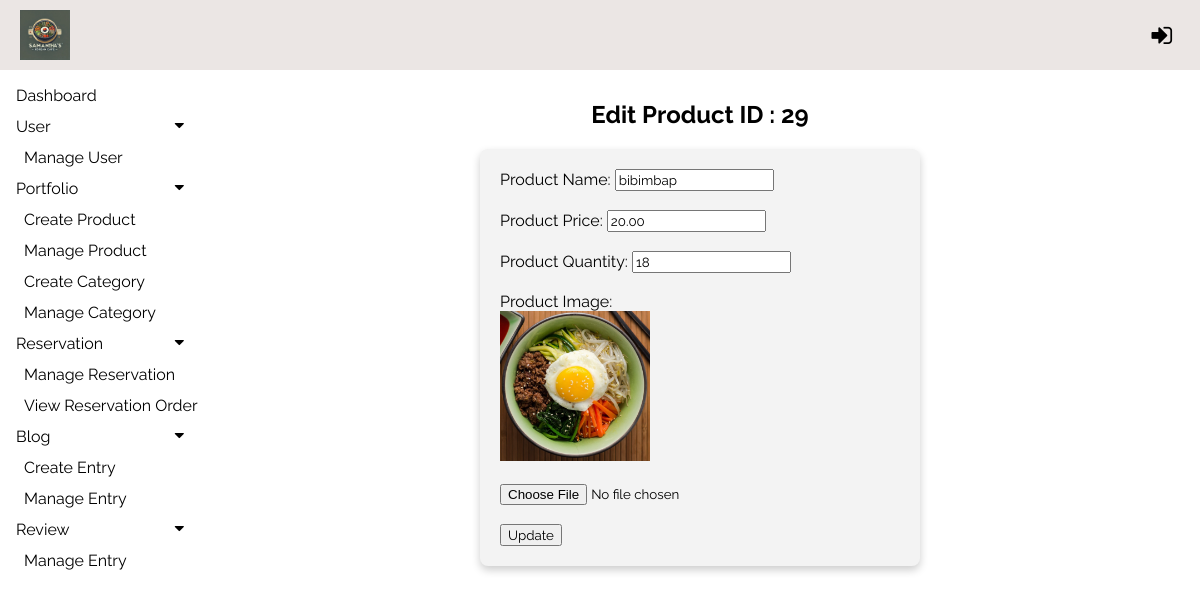
The app's page /ppms/admin/modules/product/editProduct.php?id=29 with its own data.
### tables this page shows
CREATE TABLE `product` (
  `productID` int(11) NOT NULL,
  `productName` varchar(100) NOT NULL,
  `productImg` varchar(100) NOT NULL,
  `categoryID` int(11) NOT NULL,
  `productQty` int(11) NOT NULL,
  `productPrice` decimal(8,2) NOT NULL
);

### ppms/admin/modules/product/editProduct.php (the view, shortened to what this page needs)
<?php
include("../../../config/config.php");
if (isset($_GET['id'])) {
    $productID = intval($_GET['id']);
    $sql = "SELECT * FROM product WHERE productID = ?";
    $stmt = mysqli_prepare($conn, $sql);
    mysqli_stmt_bind_param($stmt, "i", $productID);
    mysqli_stmt_execute($stmt);
    $result = mysqli_stmt_get_result($stmt);
    if ($row = mysqli_fetch_assoc($result)) {
        $productName = $row['productName'];
        $productPrice = $row['productPrice'];
        $productQty = $row['productQty'];
        $productImg = $row['productImg'];
    } else {
        echo "Product not found.";
        exit;
    }
} else {
    echo "Invalid request.";
    exit;
}
?>
<!DOCTYPE html>
<html lang="en">
<head>
    <link rel="stylesheet" href="https://cdnjs.cloudflare.com/ajax/libs/font-awesome/4.7.0/css/font-awesome.min.css">
    <link rel="stylesheet" type="text/css" href="../../css/admin.css">
</head>
<body>
<header>
    <div class="topNav">
        <img src="<?php echo ADMIN_BASE_URL; ?>/img/logo.jpeg" alt="Logo">
        <?php if (isset($_SESSION["UID"])) { ?>
            <span>Welcome, <b><?php echo $_SESSION["userName"]; ?></b></span>
            <a href="<?php echo ADMIN_BASE_URL; ?>userAuth/logout.php" class="logout-button" title="Logout">
                <i class="fa fa-sign-out" style="font-size:24px;" alt="Logout"></i>
            </a>
        <?php } else { ?>
            <a href="javascript:void(0);" onclick="openLoginPopup()" class="login-button">
                <i class="fa fa-sign-in" style="font-size:24px;" title="Login"></i>
            </a>
        <?php } ?>
    </div>
</header>
    <?php
    include '../../includes/sideNav.php';
    ?>
    <div class="main">
        <h2 style="text-align: center;">Edit Product ID : <?= $productID ?></h2>
        <div class="rowform">
            <form action="" method="POST" enctype="multipart/form-data">
                <label for="productName">Product Name:</label>
                <input type="text" id="productName" name="productName" value="<?= htmlspecialchars($productName) ?>" required><br><br>
                <label for="productPrice">Product Price:</label>
                <input type="text" id="productPrice" name="productPrice" value="<?= htmlspecialchars($productPrice) ?>" required><br><br>
                <label for="productPrice">Product Quantity:</label>
                <input type="text" id="productQty" name="productQty" value="<?= htmlspecialchars($productQty) ?>" required><br><br>
                <label for="prod_image">Product Image:</label><br>
                <img src="<?= BASE_URL . '/' . htmlspecialchars($productImg) ?>" style="width:150px;height:150px;text-align: center;"><br><br>
                <input type="file" id="productImg" name="productImg" accept="image/*"><br><br>
                <button type="submit">Update</button>
            </form>
        </div>
    </div>
</body>
</html>

### ppms/admin/css/admin.css (style rules this page uses)
body { font-family: "Raleway", sans-serif; margin: 0; padding: 0; background-color: white; }
.topNav { display: flex; justify-content: space-between; align-items: center; background-color:#ebe6e4; color: black; padding: 10px 20px; position: fixed; top: 0; left: 0; width: 100%; z-index: 2; box-sizing: border-box; }
.topNav img { height: 50px; }
.topNav a { color: black; text-decoration: none; font-size: 16px; display: flex; align-items: center; }
.topNav .fa { margin-right: 8px; }
.main { margin-top: 70px; margin-left: 200px; padding: 10px 10px; }
input, textarea, select, select option, button { font-family: "Raleway", sans-serif; }
.rowform { max-width: 400px; padding: 20px; background-color: #f3f3f3; border-radius: 8px; box-shadow: 0 4px 8px rgba(0, 0, 0, 0.2); margin: auto; }

### records on screen
product: productName "bibimbap", productPrice "20.00", productQty "18", productImg (picture)

### other values on screen
$productID "29"
